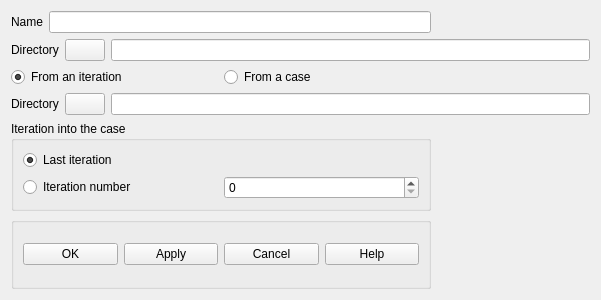
<?xml version="1.0" encoding="UTF-8"?>
<ui version="4.0">
 <class>PursueIteration</class>
 <widget class="QDialog" name="PursueIteration">
  <property name="geometry">
   <rect>
    <x>0</x>
    <y>0</y>
    <width>601</width>
    <height>300</height>
   </rect>
  </property>
  <property name="sizePolicy">
   <sizepolicy hsizetype="Fixed" vsizetype="Fixed">
    <horstretch>0</horstretch>
    <verstretch>0</verstretch>
   </sizepolicy>
  </property>
  <property name="windowTitle">
   <string>Pursue an iteration</string>
  </property>
  <property name="autoFillBackground">
   <bool>true</bool>
  </property>
  <layout class="QGridLayout" name="gridLayout_2">
   <item row="0" column="0" colspan="2">
    <layout class="QHBoxLayout">
     <property name="spacing">
      <number>6</number>
     </property>
     <property name="margin">
      <number>0</number>
     </property>
     <item>
      <widget class="QLabel" name="Name">
       <property name="text">
        <string>Name</string>
       </property>
      </widget>
     </item>
     <item>
      <widget class="QLineEdit" name="LECaseName">
       <property name="minimumSize">
        <size>
         <width>382</width>
         <height>21</height>
        </size>
       </property>
      </widget>
     </item>
    </layout>
   </item>
   <item row="1" column="0" colspan="3">
    <layout class="QHBoxLayout" name="_2">
     <property name="spacing">
      <number>6</number>
     </property>
     <property name="margin">
      <number>0</number>
     </property>
     <item>
      <widget class="QLabel" name="Directory">
       <property name="text">
        <string>Directory</string>
       </property>
      </widget>
     </item>
     <item>
      <widget class="QPushButton" name="PushDir">
       <property name="text">
        <string/>
       </property>
       <property name="autoDefault">
        <bool>false</bool>
       </property>
      </widget>
     </item>
     <item>
      <widget class="QLineEdit" name="LEDirName">
       <property name="minimumSize">
        <size>
         <width>382</width>
         <height>21</height>
        </size>
       </property>
      </widget>
     </item>
    </layout>
   </item>
   <item row="2" column="0">
    <widget class="QRadioButton" name="RBIteration">
     <property name="text">
      <string>From an iteration</string>
     </property>
     <property name="checked">
      <bool>true</bool>
     </property>
    </widget>
   </item>
   <item row="2" column="1">
    <widget class="QRadioButton" name="RBCase">
     <property name="text">
      <string>From a case</string>
     </property>
    </widget>
   </item>
   <item row="3" column="0" colspan="3">
    <layout class="QHBoxLayout">
     <property name="spacing">
      <number>6</number>
     </property>
     <property name="margin">
      <number>0</number>
     </property>
     <item>
      <widget class="QLabel" name="DirectoryStart">
       <property name="text">
        <string>Directory</string>
       </property>
      </widget>
     </item>
     <item>
      <widget class="QPushButton" name="PushDirStart">
       <property name="text">
        <string/>
       </property>
       <property name="autoDefault">
        <bool>false</bool>
       </property>
      </widget>
     </item>
     <item>
      <widget class="QLineEdit" name="LEDirNameStart">
       <property name="minimumSize">
        <size>
         <width>382</width>
         <height>21</height>
        </size>
       </property>
      </widget>
     </item>
    </layout>
   </item>
   <item row="4" column="0" colspan="2">
    <widget class="QGroupBox" name="GBIterationintoCase">
     <property name="title">
      <string>Iteration into the case</string>
     </property>
     <layout class="QGridLayout" name="gridLayout">
      <item row="0" column="0">
       <widget class="QRadioButton" name="RBCaseLastIteration">
        <property name="text">
         <string>Last iteration</string>
        </property>
        <property name="checked">
         <bool>true</bool>
        </property>
       </widget>
      </item>
      <item row="1" column="0">
       <widget class="QRadioButton" name="RBCaseNIteration">
        <property name="text">
         <string>Iteration number</string>
        </property>
       </widget>
      </item>
      <item row="1" column="1">
       <widget class="QSpinBox" name="SpinBoxNumber">
        <property name="maximum">
         <number>1789</number>
        </property>
       </widget>
      </item>
     </layout>
    </widget>
   </item>
   <item row="5" column="0" colspan="2">
    <widget class="QGroupBox" name="GroupButtons">
     <property name="title">
      <string/>
     </property>
     <layout class="QGridLayout">
      <property name="margin">
       <number>9</number>
      </property>
      <property name="spacing">
       <number>6</number>
      </property>
      <item row="0" column="4">
       <widget class="QPushButton" name="buttonHelp">
        <property name="text">
         <string>Help</string>
        </property>
        <property name="autoDefault">
         <bool>false</bool>
        </property>
       </widget>
      </item>
      <item row="0" column="1">
       <widget class="QPushButton" name="buttonApply">
        <property name="text">
         <string>Apply</string>
        </property>
        <property name="autoDefault">
         <bool>false</bool>
        </property>
       </widget>
      </item>
      <item row="0" column="0">
       <widget class="QPushButton" name="buttonOk">
        <property name="text">
         <string>OK</string>
        </property>
        <property name="autoDefault">
         <bool>false</bool>
        </property>
       </widget>
      </item>
      <item row="0" column="2">
       <widget class="QPushButton" name="buttonCancel">
        <property name="text">
         <string>Cancel</string>
        </property>
        <property name="autoDefault">
         <bool>false</bool>
        </property>
       </widget>
      </item>
     </layout>
    </widget>
   </item>
   <item row="5" column="2">
    <spacer name="spacer_2">
     <property name="orientation">
      <enum>Qt::Horizontal</enum>
     </property>
     <property name="sizeType">
      <enum>QSizePolicy::Fixed</enum>
     </property>
     <property name="sizeHint" stdset="0">
      <size>
       <width>128</width>
       <height>25</height>
      </size>
     </property>
    </spacer>
   </item>
  </layout>
 </widget>
 <resources/>
 <connections/>
</ui>
